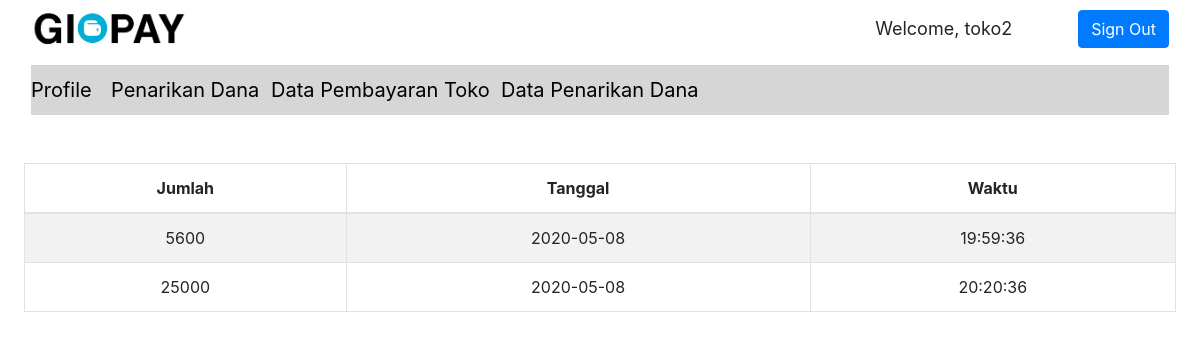
Page /dataPembT.php (signed in) on the earlier database version.
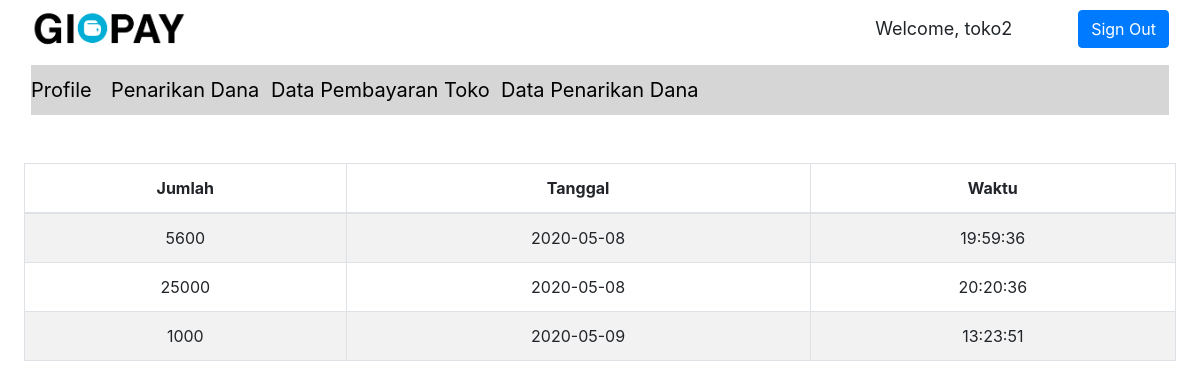
Same page on the later database version.
### tables this page shows
CREATE TABLE `historytransaksi` (
  `idUser` int(11) NOT NULL,
  `idToko` int(11) NOT NULL,
  `jumlah` float NOT NULL,
  `tanggal` date NOT NULL,
  `waktu` time NOT NULL
);

### server.php (called while the page is built, shortened)
<?php
    require_once "mysqlDB.php";
function getTransToko($uname){
    $db = new MySQLDB('localhost', 'root', '', 'gipay');
    $username = $uname;
    $username = $db->escapeString($username);
    $query = "SELECT idUser FROM pemiliktoko WHERE username=";
    $query .= "'".$username."'";
    $query_result = $db->executeSelectQuery($query);
    $idUser = $query_result[0][0];
    $query2 = "SELECT jumlah, tanggal, waktu FROM historytransaksi WHERE idToko = $idUser";
    $res = $db->executeSelectQuery($query2);
    return $res;
}
?>

### mysqlDB.php (called while the page is built, shortened)
<?php
class MySQLDB{
	protected $servername;
	protected $username;
	protected $password;
	protected $dbname;
	protected $db_connection;
	public function __construct($servername,$username,$password,$dbname){
		$this->servername=$servername;
		$this->username=$username;
		$this->password=$password;
		$this->dbname=$dbname;
	}
	public function openConnection(){
		$this->db_connection=new mysqli($this->servername,$this->username,$this->password,$this->dbname);
	}
	public function executeSelectQuery($sql){
		$query_result=$this->db_connection->query($sql);
		$result=[];
		if($query_result!=[]){
			if($query_result->num_rows > 0){
				while ($row=$query_result->fetch_row()) {
					$result[] = $row;
				}
			}
		}
		return $result;
	}
	public function escapeString($input){
		$res = $this->db_connection->real_escape_string($input);
		return $res;
	}
}
?>

### dataPembT.php (the view, shortened to what this page needs)
<?php
    include "server.php";
?>
<!DOCTYPE html>
<html>
<head>
    <link rel="stylesheet" href="assets/bootstrap/css/bootstrap.min.css">
    <link rel="stylesheet" href="assets/css/Data-Table-1.css">
    <link rel="stylesheet" href="assets/css/Data-Table.css">
    <link rel="stylesheet" href="assets/css/Header-Blue.css">
    <link rel="stylesheet" href="https://cdn.datatables.net/1.10.15/css/dataTables.bootstrap.min.css">
    <link rel="stylesheet" href="assets/css/Google-Style-Login.css">
    <link rel="stylesheet" href="assets/css/LinkedIn-like-Profile-Box.css">
    <link rel="stylesheet" href="assets/css/Pretty-Registration-Form.css">
    <link rel="stylesheet" href="assets/css/styles.css">
    <link rel="stylesheet" href="assets/css/Table-With-Search-1.css">
    <link rel="stylesheet" href="assets/css/Table-With-Search.css">
    <link rel="stylesheet" href="assets/css/Team-Boxed.css">
</head>
<body>
    <nav class="navbar navbar-light navbar-expand-md" style="background-color: #ffffff;">
        <div class="container-fluid"><img src="assets/img/Gipay.png" style="height: 40px;">
            <input class="form-control-plaintext" type="text" value="Welcome, <?php echo $_SESSION['username']; ?>" readonly="" style="width: 205px;font-size: 18px;"><a href="dataPembT.php?logout='1'" class="btn btn-primary" role="button">Sign Out</a></div>
    </nav>
    <nav class="navbar navbar-light navbar-expand-md">
        <div class="container-fluid"><button data-toggle="collapse" class="navbar-toggler" data-target="#navcol-2"><span class="sr-only">Toggle navigation</span><span class="navbar-toggler-icon"></span></button>
            <div class="collapse navbar-collapse" id="navcol-2" style="background-color: #d7d6d6;font-size: 20px;height: 50px;color: rgb(0,0,0);">
                <a href="profToko.php" style="color: rgb(0,0,0);width: 80px;">Profile</a><a href="penarikanToko.php" style="color: rgb(0,0,0);width: 160px;">Penarikan Dana</a><a href="dataPembT.php" style="color: rgb(0,0,0);width: 230px;">Data Pembayaran Toko</a><a href="dataPenT.php"
                    style="color: rgb(0,0,0);width: 230px;">Data Penarikan Dana</a></div>
        </div>
    </nav>
    <div>
        <div class="container">
            <div class="row">
                <div class="col-md-12" style="height: 40px;background-color: #ffffff;"></div>
            </div>
        </div>
    </div><table id="example" class="table table-striped table-bordered" cellspacing="0" width="100px">
        <thead>
            <tr>
                <th style="text-align:center;">Jumlah</th>
                <th style="text-align:center;">Tanggal</th>
                <th style="text-align:center;">Waktu</th>
            </tr>
        </thead>
        <tbody>
            <?php
            $username = $_SESSION['username'];
            $result = getTransToko($username);
            foreach($result as $row) {
                echo '<tr>';
                foreach($row as $cell){
                    echo('<td>' . $cell . '</td>');
                }
                echo '</tr>';
			}
            ?>
        </tbody>
    </table>
</body>
</html>

Differences in the rows shown:
added historytransaksi: jumlah "1000", tanggal "2020-05-09", waktu "13:23:51"
